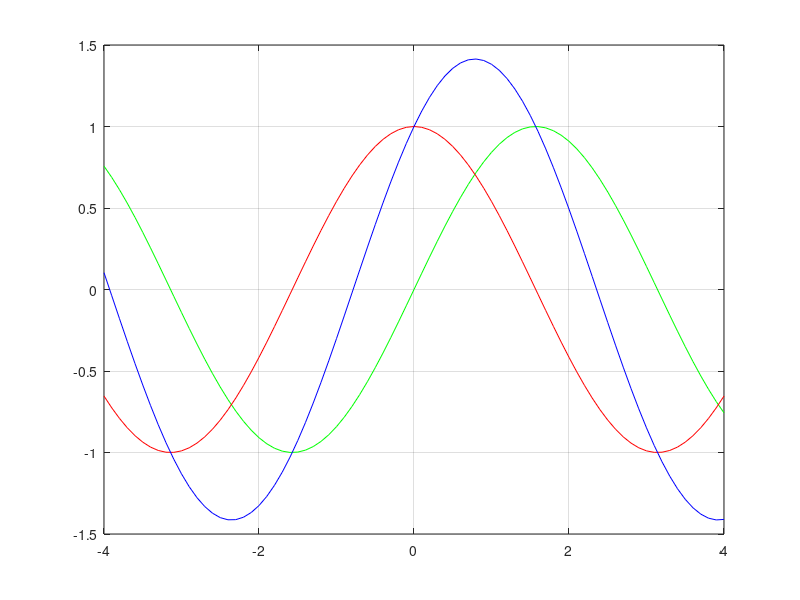

MATLAB code to generate this figure:
clc

A = [ 1 -1  1  1
      2  1 -3  2
     -1  3  2 -1
     -1  0  3  3]
v = [-6;13;7;-2]

fprintf('Determinante: ')
det(A)

fprintf('Spur: ')
trace(A)

fprintf('Länge von v: ')
norm(v)

w = A * v

fprintf('Produkt von A mit A''')
A * A'

fprintf('Skalarprodukt von v und w')
dot(v,w)

fprintf('A^3')
A^3

fprintf('Inverse')
A^-1

fprintf('Lösung von A*x=v')
A^-1 * v



A(:,1)
A(:,end)

fprintf('Summe von erstem und letzten Spaltenvektor')
A(:,1) + A(:,end)

A1 = A;
A2 = A;

fprintf('A ohne zweite Zeile und ohne letzte Spalte')
A1(2,:) = []
A2(:,end) = []

A1 * A2

A3 = A;
A4 = A;

fprintf('A mit ersetzter dritter Zeile und zweiter Spalte')
A3(3,:) = [1 2 3 4]
A4(:,2) = [5;7;9;11]

fprintf('A mit zwei neuen Spalten')
A5 = A;
A5(:,end+1) = ones(4,1);
A5(:,end+1) = ones(4,1) * 2

[i,j] = find(A<0)
A(A<0)



x = -4:.1:4;
plot(x,sin(x),'g', x,cos(x),'r', x, sin(x)+cos(x), 'b')
grid on
saveas(gcf, 'sincos.jpg', 'jpg')